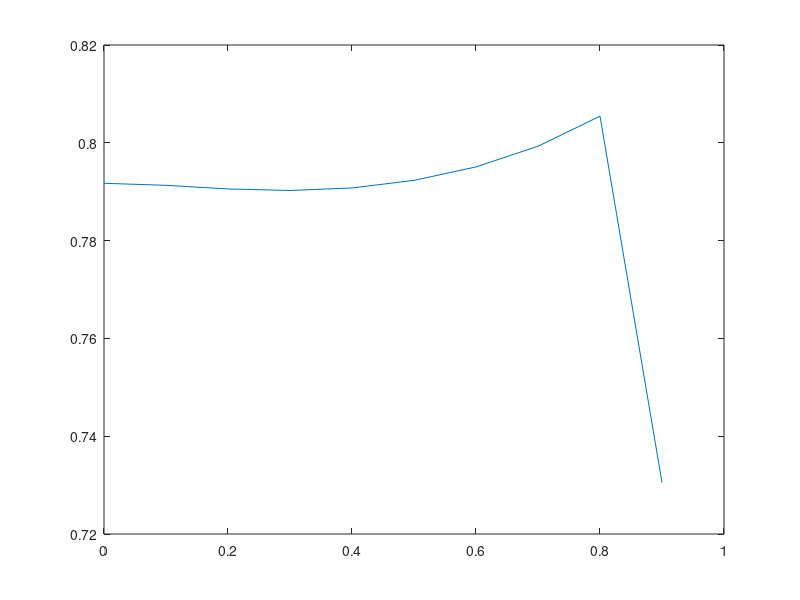

This chart was generated by the following MATLAB code:
%% Basic parameters of the setup

% All parameters and variables are named approximately as in my master's
% thesis. The parameter values chosen below reproduce the one of the graphs
% shown in Figure 4.5 of the thesis.

gamma = 1/pi;

r1 = linspace(0,0.9,10); % possible values for the inner radius of the nonscattering region
r2 = 0.9; % outer radius of the nonscattering region
b = 0.9; % 'anisotropy' coefficient (denoted by B in the thesis)
mua = 0.5; % absorption coefficient in the strongly scattering region
mus = 500; % scattering coefficient in the strongly scattering region
K = 1/(2*(mua + (1-b)*mus)); % diffusion coefficient in the strongly scattering region
muan = 0.25; % absorption coefficient in the nonscattering region
g1s = zeros(1,10); % vector for storing g1(s) for each r1
g2s = zeros(1,10); % vector for storing g2(s) for each r1
g3s = zeros(1,10); % vector for storing g3(s) for each r1
a1s = zeros(1,10); % vector for storing a1(s) for each r1
a2s = zeros(1,10); % vector for storing a2(s) for each r1
a3s = zeros(1,10); % vector for storing a3(s) for each r1
a4s = zeros(1,10); % vector for storing a3(s) for each r1

%% Parameters deduced from those above

delta = sqrt(mua/K); % parameter appearing in the arguments of the Bessel functions

% The two integrands needed for the evaluating the integrals defining g1, g2
% and g3. There are two small errors in the thesis that are fixed below: (i) in the integrals
% defining g1 and g2, the normalization by |S^0| is missing in the thesis, which
% correponds to division by 2. This corresponds to the extra multiplication by 0.5
% in the definition of fun12 below. (ii) r2 should appear in the
% exponential term of the integral defining g3, which is now accounted for
% in fun3.

for i=1:10 % a step for computing a1,a2,a3,a4 corresponding to each r1
    fun12 = @(theta) (0.5*(r1(i)^2*cos(theta)-r1(i)*r2*(1+cos(theta).^2) + r2^2*cos(theta))./(r1(i)^2 - 2*r1(i)*r2*cos(theta) + r2^2).^(3/2) ).*exp(-muan*(r1(i)^2 - 2*r1(i)*r2*cos(theta) + r2^2).^(1/2));
    fun3 = @(theta) (1 - cos(theta)).^(1/2).*exp(-muan*r2*(2*(1-cos(theta))).^(1/2));
    % the corresponding upper limits for integration
    b12 = acos(r1(i)/r2);
    b3 = 2*b12;
    
    % evaluating the values of g1, g2 and g3 numerically
    int12 = integral(fun12, 0, b12, 'AbsTol', 1e-12);
    g1s(i) = -2*r2*int12;
    g2s(i) = -2*r1(i)*int12;
    
    int3 = integral(fun3, 0, b3, 'AbsTol', 1e-12);
    g3s(i) = -1/(2*sqrt(2))*int3;
    
    % the coefficients a1, a2, a3 and a4 according to (4.16)
    a1s(i) = (1 + g1s(i)*g2s(i) - g3s(i))/(1 - g1s(i)*g2s(i) - g3s(i));
    a2s(i) = 2*g1s(i)/(1 - g1s(i)*g2s(i) - g3s(i));
    a3s(i) = 2*g2s(i)/(1 - g1s(i)*g2s(i) - g3s(i));
    a4s(i) = (1 + g1s(i)*g2s(i) + g3s(i))/(1 - g1s(i)*g2s(i) - g3s(i));
end


%% Deducing the coefficients for the linear equations (4.17), (4.18) and (4.19)

Z = zeros(10,3); % A matrix for storing the coefficients for the possible values for the inner radius

for i=1:10
    A = zeros(3); % the system matrix
    
    % The first variable is c2I, the second c2K and the third c1I
    
    % The first row is (4.17). 
    A(1,1) = 2*gamma*besseli(0,delta) + K*delta*besseli(1,delta);
    A(1,2) = 2*gamma*besselk(0,delta) - K*delta*besselk(1,delta);
    A(1,3) = 0;
    
    % The second row is (4.18)
    A(2,1) = 2*gamma*a2s(i)*besseli(0,delta*r2);
    A(2,2) = 2*gamma*a2s(i)*besselk(0,delta*r2);
    A(2,3) = 2*gamma*a1s(i)*besseli(0,delta*r1(i)) + K*delta*besseli(1,delta*r1(i));
    
    % The third row is (4.19). As you noted, r1 should be r2 at one point in
    % (4.19):
    A(3,1) = 2*gamma*a4s(i)*besseli(0,delta*r2) - K*delta*besseli(1,delta*r2);
    A(3,2) = 2*gamma*a4s(i)*besselk(0,delta*r2) + K*delta*besselk(1,delta*r2);
    A(3,3) = 2*gamma*a3s(i)*besseli(0,delta*r1(i));
    
    % The vector on the right-hand side
    y = [2; 0; 0];
    
    % solving for the coefficients of the modified Bessel functions
    c = A\y;

    Z(i,:)=c; % storing the coefficients corresponding to each possible value for the inner radius in the rows of Z
end

%% Plotting the outer flux

% constant value corresponding to c2I
const1 = gamma*besseli(0,delta)-((K*delta)/2)*besseli(1,delta);
% constant value corresponding to c2K
const2 = gamma*besselk(0,delta)+((K*delta)/2)*besselk(1,delta);
% computing the outer flux
flux = Z(:,1)*const1+Z(:,2)*const2;

figure(1)
plot(r1,flux);




